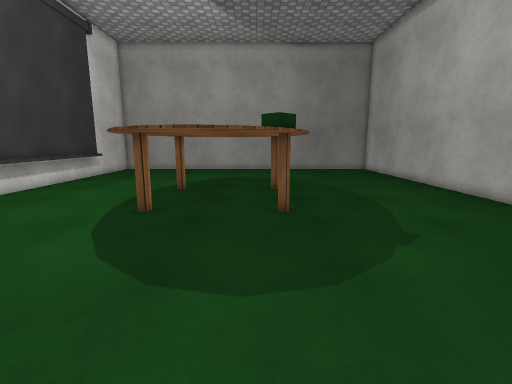
view 1 (above)

16 first-person views from a walk through a scene from a Unity 3-D project. The camera is 1.3 m above the floor, tilts 10° down and sees 85° across. The floor is counted in squares, 0.5 m on a side. Each view is taken from the middle of a square. On the plan, view 1 faces up. The plan holds only what a view shows up to about 19 squares ahead; the rest is blank. Some animated figures are left out. Surface patterns are stand-ins for the level's own textures.

view 2
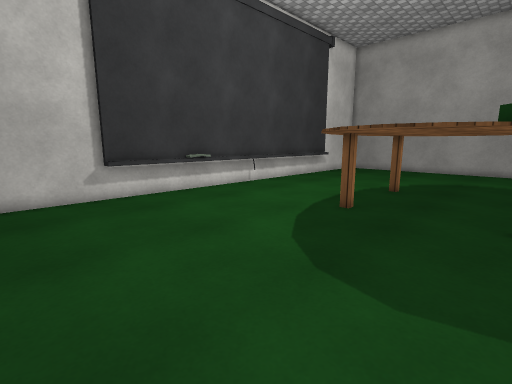

view 3
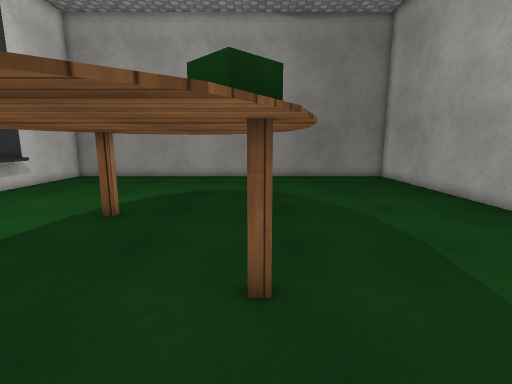

view 4
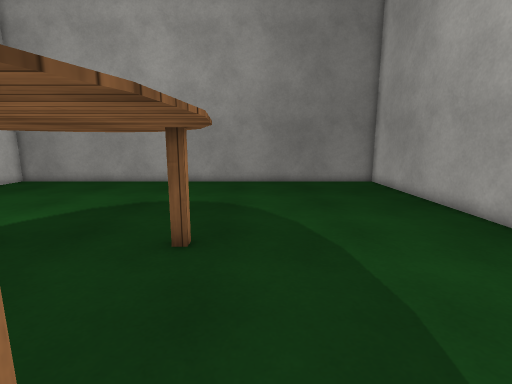

view 5
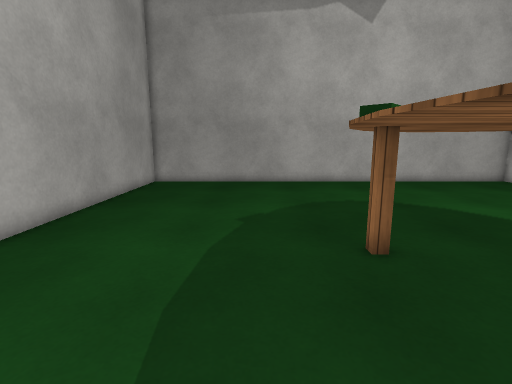

view 6
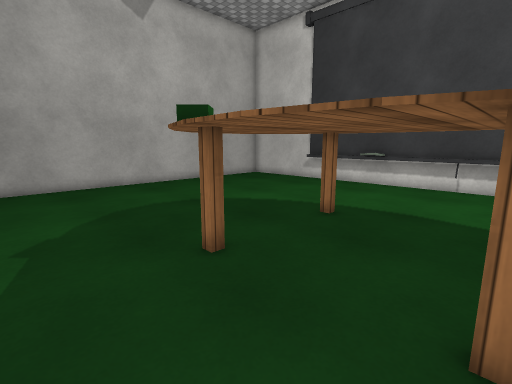

view 7
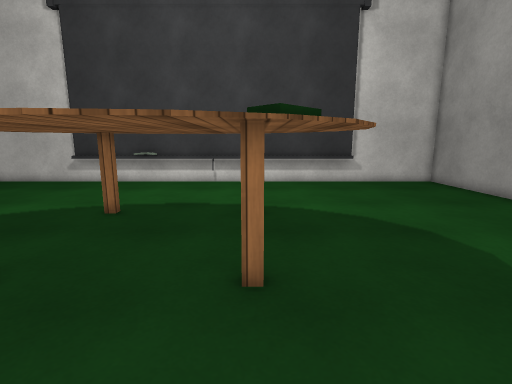

view 8
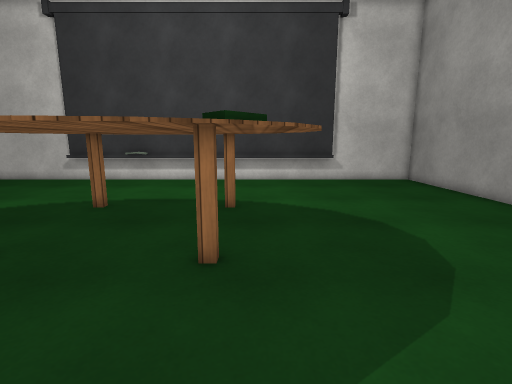

view 9
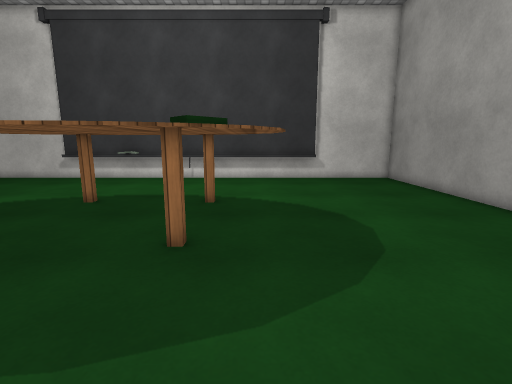

view 10
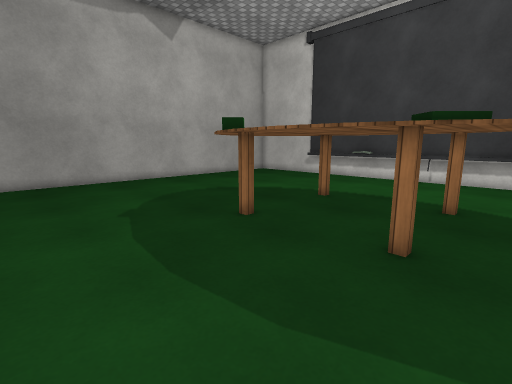

view 11
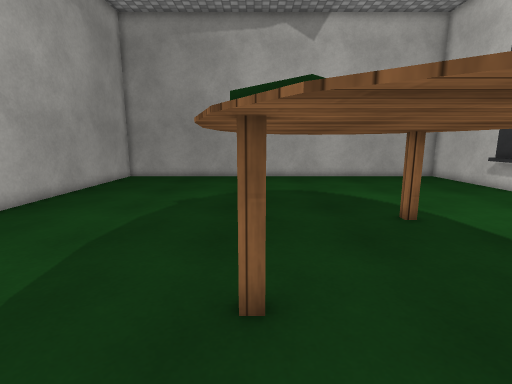

view 12
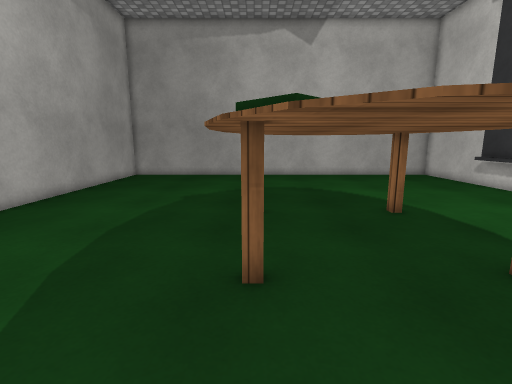

view 13
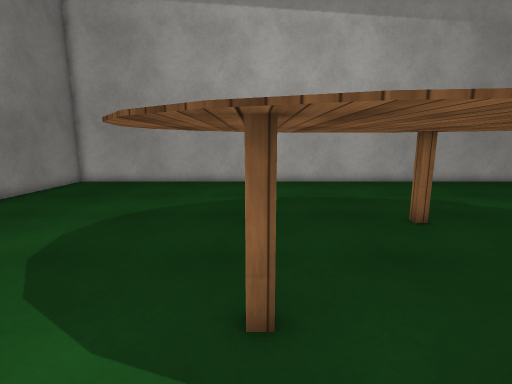

view 14
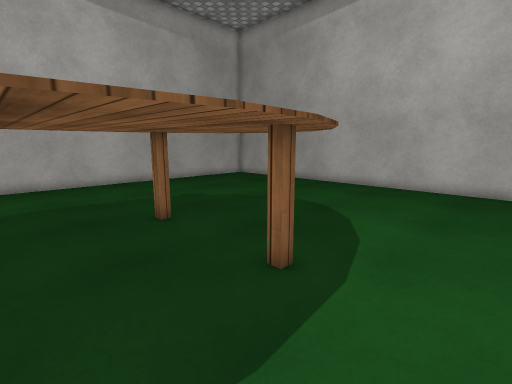

view 15
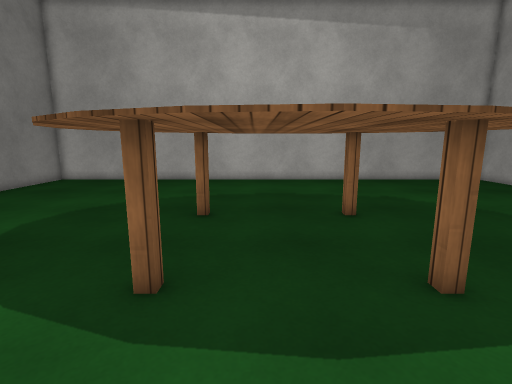

view 16
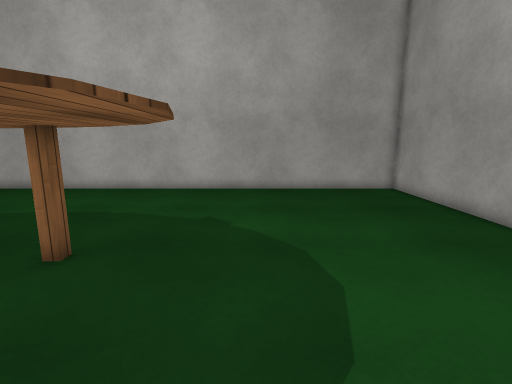

### Floor plan
Points are (right, up) in squares from view 1. A wall is a line through its corners. A room is listed if a view was taken in it or the views show most of it. See-through windows are left out.
Room 1 (views 1, 2, 3, 4, 5, 6, 7, 8, 9, 10, 11, 12, 13, 14, 15, 16)
walls: (0.5, 17.2) (1.3, 16.4); (-12.2, 4.1) (-12.9, 4.1); (-12.5, 22.4) (-12.5, 4); (-12.9, -1.9) (10.9, -1.9) (10.9, 27.9) (-12.9, 27.9) (-12.9, -1.9)
low walls: (-12.2, 22.4) (-12.2, 4.1)
objects: table (-6, 7) to (2, 19); block (1, 9) to (1, 10)

Positions as (right, up) in squares from view 1, and headings:
1: (0, 0), facing up
2: (1, 0), facing up-left
3: (1, 6), facing up
4: (3, 9), facing up
5: (4, 17), facing down
6: (5, 16), facing down-left
7: (6, 16), facing left
8: (7, 17), facing left
9: (8, 18), facing left
10: (8, 18), facing down-left
11: (1, 20), facing down
12: (1, 21), facing down
13: (-8, 16), facing right
14: (-8, 15), facing down-right
15: (-9, 14), facing right
16: (-5, 6), facing right
